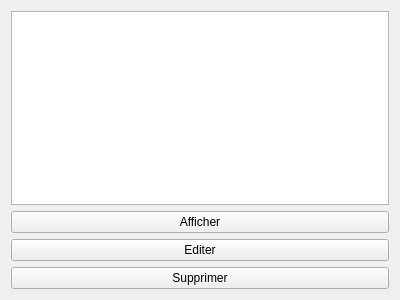
<?xml version="1.0" encoding="UTF-8"?>
<ui version="4.0">
 <class>ListeContacts</class>
 <widget class="QWidget" name="ListeContacts">
  <property name="geometry">
   <rect>
    <x>0</x>
    <y>0</y>
    <width>400</width>
    <height>300</height>
   </rect>
  </property>
  <property name="windowTitle">
   <string>Form</string>
  </property>
  <layout class="QVBoxLayout" name="verticalLayout">
   <item>
    <widget class="QListView" name="listeContacts"/>
   </item>
   <item>
    <widget class="QPushButton" name="pushButtonAfficher">
     <property name="text">
      <string>Afficher</string>
     </property>
    </widget>
   </item>
   <item>
    <widget class="QPushButton" name="pushButtonEditer">
     <property name="text">
      <string>Editer</string>
     </property>
    </widget>
   </item>
   <item>
    <widget class="QPushButton" name="pushButtonSupprimer">
     <property name="text">
      <string>Supprimer</string>
     </property>
    </widget>
   </item>
  </layout>
 </widget>
 <resources/>
 <connections/>
</ui>
